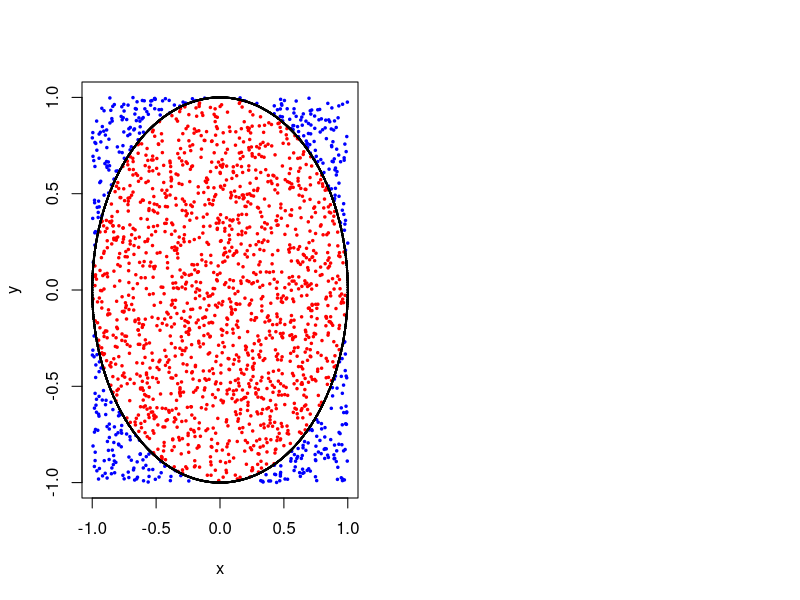

Recreate this plot in R. (Note: this script raises an error after producing the figure.)
fnErrorEstimation <- function(X, fnRandom, m = 100,
                    fnValueCalculation = function(x) {x}) {
  # This function is doing the error calculation, plotting all results,
  # generating and plotting confidence band.
  # There are two different methods in use:
  #  * Using central limit theorem
  #  * Using simulation
  # 
  # Args:
  #   X:        Contains the data, can be raw random or already precalculated
  #   fnRandom: Function to use in specific case to generate random values
  #   m:        Number of MC-Simulations, has default value
  #   fnValueCalculation:
  #             If values should be computed in any way, this function is doing
  #             it. If no value is given, just use values X as they are (default)
  #   
  # Returns:
  #   Nothing, just prints the plot
  
  # Calculate values
  X = ifelse(class(X) == "list", X, list(X))
  x <- do.call(fnValueCalculation, X)
  
  # Save length of sample in variable
  n <- length(x)
  
  ################ Error estimation using central limit theorem ################
  
  # Compute mean with each new sample
  vecMeans <- cumsum(x) / (1:n)
  
  # Compute confidence band
  vecConf <- list(top = NULL, bottom = NULL)
  for(i in 1:n) {
    vecConf$top[i] <- vecMeans[n] + 1.96*sqrt(var(x[1:i])/i)
    vecConf$bottom[i] <- vecMeans[n] - 1.96*sqrt(var(x[1:i])/i)
  }
  
  # Plot means against number of samples
  plot(1:n, vecMeans,
       xlab = "Number of Monte-Carlo samples",
       ylab = "Monte-Carlo approximation",
       ylim = c(min(na.omit(vecConf$bottom), vecMeans),
                max(na.omit(vecConf$top), vecMeans)),
       pch = 4, cex = 0.8)
  
  # Plot overall mean
  abline(vecMeans[n], 0, col = "red")
  
  # Plot confidence band
  lines(vecConf$top, col = "blue")
  lines(vecConf$bottom, col = "blue")
  
  ##################### Error estimation using simulation #####################
  
  # Generate n x m matrix with random values
  mSampleMatrix <- NULL
  for(i in 1:m) {
    X <- fnRandom(n)
    X = ifelse(class(X) == "list", X, list(X))
    mSampleMatrix <- cbind(mSampleMatrix, do.call(fnValueCalculation, X))
  }
  
  # Calculate confidence band
  mEst <- apply(mSampleMatrix, 2, cumsum)/(1:n)
  mConf <- apply(mEst, 1, quantile, c(.025, .975))
  
  # Plot upper and lower confidence bound
  lines(mConf[1,], col = "green")
  lines(mConf[2,], col = "green")
  
  # Add legend for all lines
  legend("topright", c("Approximation of pi", "Error estimation (CLT)",
                       "Error estimation (Simulation)"), 
         lty = 1, col=c("red", "blue", "green"), bty="n", cex=.75)
}

# 1. ###########################################################################

# Monte Carlo approximation of pi

fnPiRandom <- function(n) {
  # Generates random uniform values for x (x1) and y (x2) axis
  # 
  # Args:
  #   n: Number of samples
  #   
  # Returns:
  #   A list of x1 and x2 random values with size of n
  return(list(x1 = runif(n, min = -1, max = 1),
              x2 = runif(n, min = -1, max = 1)))
}

fnPiIndicator <- function(x1, x2) {
  # Indicate which values are inside of the circle with radius 1
  # and which are outside
  # 
  # Args:
  #   x1: Random values of x-axis
  #   x2: Random values of y-axis
  #   
  # Returns:
  #   A vector containing values 0, if point is outside of circle, and 4, 
  #   if point is inside of circle with radius 1
  return(((x1^2 + x2^2) <= 1)*4)
}

fnPiPlotCircle <- function(x1, x2) {
  # Plots all random points.
  # Points which are inside are red, points outside blue and some circle-points
  # are calculated, to mark the border in black
  # 
  # Args:
  #   x1: Random values of x-axis
  #   x2: Random values of y-axis
  #   
  # Returns:
  #   Nothing, just prints the plot
  
  inside <- as.logical(fnPiIndicator(x1, x2))
  outside <- !inside
  
  # Plot points inside and outside
  plot(x1[inside], x2[inside], pch = 20, cex = 0.5, col = "red",
       xlab = "x", ylab = "y", xlim = c(-1,1), ylim = c(-1,1))
  points(x1[outside], x2[outside], pch = 20, cex = 0.5, col = "blue")
  
  # Plot circle points to mark the border
  points(sin(1:10000), cos(1:10000), pch = 20, cex = 0.2, col = "black")
}

# Split plot panel
par(mfrow = c(1,2))

# Create random values
X <- fnPiRandom(2000)

# Plot random values and circle
fnPiPlotCircle(X$x1, X$x2)

# Run error estimation
fnErrorEstimation(X, fnPiRandom, fnValueCalculation = fnPiIndicator)

# Set title for plots
title(paste("Monte-Carlo simulation with sample size of ", length(X$x1),
            " results in pi value of ", mean(fnPiIndicator(X$x1, X$x2)), sep = ""),
      outer = TRUE,  line = -2)

# 2. ###########################################################################

# Set plot panel to one plot
par(mfrow = c(1,1))

# Using pnorm
print(1 - pnorm(20))

# Naive Monte-Carlo approximation
n <- 1000000
x <- rnorm(n)
indicator <- (x > 20) * 1
print(mean(indicator))

# Monte-Carlo integration after substitution Y := 1/X

fnProbRandom <- function(n) {
  # Generate random uniform values between 0 and 1/20
  # 
  # Args:
  #   n: Size of sample
  #   
  # Returns:
  #   Random vector of size n with values between 0 and 1/20
  return(runif(n, min = 0, max = 1/20))
}

fnProbG <- function(u) {
  # Calculate values of function g
  # 
  # Args:
  #   u: Random values
  #   
  # Returns:
  #   Result of function g, using random values u as argument
  return((1/20) * (1/sqrt(2*pi)) * exp(-1/(2*(u^2))) * (1/(u^2)))
}

# Generate random values
u <- fnProbRandom(10000)

# Calculate values with function g
g <- fnProbG(u)

# Run error estimation
fnErrorEstimation(u, fnProbRandom, fnValueCalculation = fnProbG)

# Set title for plot
title(paste("Monte-Carlo simulation with sample size of ", length(u),
            " results in P value of ", mean(g), sep = ""),
      outer = TRUE,  line = -2)

# 3. ###########################################################################

# Set plot panel to two plots
par(mfrow = c(1,2))

fnIntRandom <- function(n) {
  # Generate random uniform values
  # 
  # Args:
  #   n: Size of sample
  #   
  # Returns:
  #   Random vector of size n with values between 0 and 1
  return(runif(n))
}

fnIntH1 <- function(x) {
  # Calculate values of function h1
  # 
  # Args:
  #   x: Random values
  #   
  # Returns:
  #   Result of function h1, using random values x as argument
  return((cos(50*x)+sin(20*x))^2)
}

fnIntH2 <- function(x) {
  # Calculate values of function h2
  # 
  # Args:
  #   x: Random values
  #   
  # Returns:
  #   Result of function h2, using random values x as argument
  return(sin(1/x))
}

# Using R's integrate function
print(integrate(fnIntH1, 0, 1))
print(integrate(fnIntH2, 0, 1))

# Using Monte-Carlo integration
u <- fnIntRandom(10000)
h1 <- fnIntH1(u)
h2 <- fnIntH2(u)

# Run error estimation
fnErrorEstimation(u, fnIntRandom, fnValueCalculation = fnIntH1)
title(paste("h1: ", length(u), " samples, result: ",
            round(mean(h1), 3), sep = ""))
fnErrorEstimation(u, fnIntRandom, fnValueCalculation = fnIntH2)
title(paste("h2: ", length(u), "samples, result ",
            round(mean(h2), 3), sep = ""))

## TODO: Compare errors of integrate function with monte carlo

# 4. ###########################################################################

# Set plot panel to one plot
par(mfrow = c(1,1))

fnAreaRandom <- function(n) {
  # Generate three random uniform values between 0 and 1 for x and y
  # respectively. The function directly calculates the area of triangle
  # between these three random points.
  # 
  # Args:
  #   n: Size of sample
  #   
  # Returns:
  #   Random vector of size n containing area values of random triangles
  
  areas <- NULL
  for (i in 1:n) {
    # Generate random values for x- and y-axis
    x <- runif(3)
    y <- runif(3)
    # Calculate area of trinangle and add to vector
    areas[i] <- abs(0.5 * det(matrix(c(x, y, c(1, 1, 1)), nrow = 3, ncol = 3)))
  }
  
  # Return vector of random triangle areas
  return(areas)
}

# Generate random triangle area values
A <- fnAreaRandom(1000)

# Run error estimation
fnErrorEstimation(A, fnAreaRandom)
title(paste("Monte-Carlo simulation with sample size of ", length(A),
            " results in area of ", round(mean(A), 4), sep = ""))
